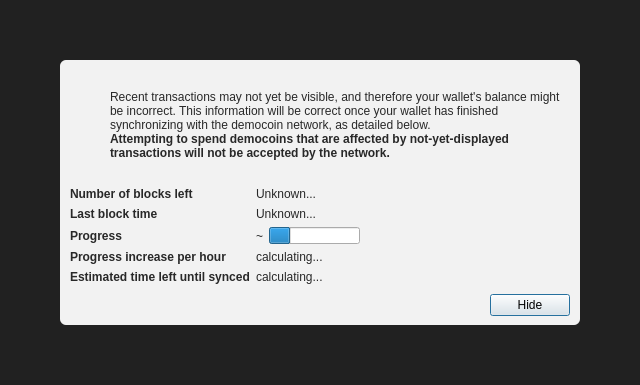
<?xml version="1.0" encoding="UTF-8"?>
<ui version="4.0">
 <class>ModalOverlay</class>
 <widget class="ModalOverlay" name="ModalOverlay">
  <property name="geometry">
   <rect>
    <x>0</x>
    <y>0</y>
    <width>640</width>
    <height>385</height>
   </rect>
  </property>
  <property name="windowTitle">
   <string>Form</string>
  </property>
  <layout class="QVBoxLayout" name="verticalLayout" stretch="0">
   <property name="sizeConstraint">
    <enum>QLayout::SetDefaultConstraint</enum>
   </property>
   <property name="leftMargin">
    <number>0</number>
   </property>
   <property name="topMargin">
    <number>0</number>
   </property>
   <property name="rightMargin">
    <number>0</number>
   </property>
   <property name="bottomMargin">
    <number>0</number>
   </property>
   <item>
    <widget class="QWidget" name="bgWidget" native="true">
     <property name="styleSheet">
      <string notr="true">#bgWidget { background: rgba(0,0,0,220); }</string>
     </property>
     <layout class="QVBoxLayout" name="verticalLayoutMain" stretch="1">
      <property name="leftMargin">
       <number>60</number>
      </property>
      <property name="topMargin">
       <number>60</number>
      </property>
      <property name="rightMargin">
       <number>60</number>
      </property>
      <property name="bottomMargin">
       <number>60</number>
      </property>
      <item>
       <widget class="QWidget" name="contentWidget" native="true">
        <property name="styleSheet">
         <string notr="true">#contentWidget { background: rgba(255,255,255,240); border-radius: 6px; }

QLabel { color: rgb(40,40,40);  }</string>
        </property>
        <layout class="QVBoxLayout" name="verticalLayoutSub" stretch="1,0,0,0">
         <property name="spacing">
          <number>0</number>
         </property>
         <property name="leftMargin">
          <number>10</number>
         </property>
         <property name="topMargin">
          <number>10</number>
         </property>
         <property name="rightMargin">
          <number>10</number>
         </property>
         <property name="bottomMargin">
          <number>10</number>
         </property>
         <item>
          <layout class="QHBoxLayout" name="horizontalLayoutIconText" stretch="0,1">
           <property name="topMargin">
            <number>20</number>
           </property>
           <item>
            <layout class="QVBoxLayout" name="verticalLayoutIcon">
             <property name="leftMargin">
              <number>0</number>
             </property>
             <item>
              <widget class="QPushButton" name="warningIcon">
               <property name="enabled">
                <bool>false</bool>
               </property>
               <property name="text">
                <string/>
               </property>
               <property name="icon">
                <iconset>
                 <normaloff>:/icons/warning</normaloff>
                 <disabledoff>:/icons/warning</disabledoff>:/icons/warning</iconset>
               </property>
               <property name="iconSize">
                <size>
                 <width>48</width>
                 <height>48</height>
                </size>
               </property>
               <property name="flat">
                <bool>true</bool>
               </property>
              </widget>
             </item>
             <item>
              <spacer name="verticalSpacerWarningIcon">
               <property name="orientation">
                <enum>Qt::Vertical</enum>
               </property>
               <property name="sizeHint" stdset="0">
                <size>
                 <width>20</width>
                 <height>40</height>
                </size>
               </property>
              </spacer>
             </item>
            </layout>
           </item>
           <item>
            <layout class="QVBoxLayout" name="verticalLayoutInfoText">
             <property name="leftMargin">
              <number>0</number>
             </property>
             <property name="topMargin">
              <number>0</number>
             </property>
             <item>
              <widget class="QLabel" name="infoText">
               <property name="text">
                <string>Recent transactions may not yet be visible, and therefore your wallet's balance might be incorrect. This information will be correct once your wallet has finished synchronizing with the democoin network, as detailed below.</string>
               </property>
               <property name="textFormat">
                <enum>Qt::RichText</enum>
               </property>
               <property name="wordWrap">
                <bool>true</bool>
               </property>
              </widget>
             </item>
             <item>
              <widget class="QLabel" name="infoTextStrong">
               <property name="font">
                <font>
                 <weight>75</weight>
                 <bold>true</bold>
                </font>
               </property>
               <property name="text">
                <string>Attempting to spend democoins that are affected by not-yet-displayed transactions will not be accepted by the network.</string>
               </property>
               <property name="textFormat">
                <enum>Qt::RichText</enum>
               </property>
               <property name="wordWrap">
                <bool>true</bool>
               </property>
              </widget>
             </item>
             <item>
              <spacer name="verticalSpacerInTextSpace">
               <property name="orientation">
                <enum>Qt::Vertical</enum>
               </property>
               <property name="sizeHint" stdset="0">
                <size>
                 <width>20</width>
                 <height>40</height>
                </size>
               </property>
              </spacer>
             </item>
            </layout>
           </item>
          </layout>
         </item>
         <item>
          <spacer name="verticalSpacerAfterText">
           <property name="orientation">
            <enum>Qt::Vertical</enum>
           </property>
           <property name="sizeHint" stdset="0">
            <size>
             <width>20</width>
             <height>40</height>
            </size>
           </property>
          </spacer>
         </item>
         <item>
          <layout class="QFormLayout" name="formLayout">
           <property name="fieldGrowthPolicy">
            <enum>QFormLayout::FieldsStayAtSizeHint</enum>
           </property>
           <property name="horizontalSpacing">
            <number>6</number>
           </property>
           <property name="verticalSpacing">
            <number>6</number>
           </property>
           <property name="topMargin">
            <number>10</number>
           </property>
           <item row="0" column="0">
            <widget class="QLabel" name="labelNumberOfBlocksLeft">
             <property name="font">
              <font>
               <weight>75</weight>
               <bold>true</bold>
              </font>
             </property>
             <property name="text">
              <string>Number of blocks left</string>
             </property>
            </widget>
           </item>
           <item row="0" column="1">
            <widget class="QLabel" name="numberOfBlocksLeft">
             <property name="text">
              <string>Unknown...</string>
             </property>
            </widget>
           </item>
           <item row="1" column="0">
            <widget class="QLabel" name="labelLastBlockTime">
             <property name="font">
              <font>
               <weight>75</weight>
               <bold>true</bold>
              </font>
             </property>
             <property name="text">
              <string>Last block time</string>
             </property>
            </widget>
           </item>
           <item row="1" column="1">
            <widget class="QLabel" name="newestBlockDate">
             <property name="sizePolicy">
              <sizepolicy hsizetype="Maximum" vsizetype="Preferred">
               <horstretch>0</horstretch>
               <verstretch>0</verstretch>
              </sizepolicy>
             </property>
             <property name="text">
              <string>Unknown...</string>
             </property>
            </widget>
           </item>
           <item row="2" column="0">
            <widget class="QLabel" name="labelSyncDone">
             <property name="font">
              <font>
               <weight>75</weight>
               <bold>true</bold>
              </font>
             </property>
             <property name="text">
              <string>Progress</string>
             </property>
            </widget>
           </item>
           <item row="2" column="1">
            <layout class="QHBoxLayout" name="horizontalLayoutSync" stretch="0,1">
             <item>
              <widget class="QLabel" name="percentageProgress">
               <property name="text">
                <string notr="true">~</string>
               </property>
              </widget>
             </item>
             <item>
              <widget class="QProgressBar" name="progressBar">
               <property name="value">
                <number>24</number>
               </property>
               <property name="format">
                <string/>
               </property>
              </widget>
             </item>
            </layout>
           </item>
           <item row="4" column="0">
            <widget class="QLabel" name="labelProgressIncrease">
             <property name="font">
              <font>
               <weight>75</weight>
               <bold>true</bold>
              </font>
             </property>
             <property name="text">
              <string>Progress increase per hour</string>
             </property>
            </widget>
           </item>
           <item row="4" column="1">
            <widget class="QLabel" name="progressIncreasePerH">
             <property name="text">
              <string>calculating...</string>
             </property>
            </widget>
           </item>
           <item row="5" column="0">
            <widget class="QLabel" name="labelEstimatedTimeLeft">
             <property name="font">
              <font>
               <weight>75</weight>
               <bold>true</bold>
              </font>
             </property>
             <property name="text">
              <string>Estimated time left until synced</string>
             </property>
            </widget>
           </item>
           <item row="5" column="1">
            <widget class="QLabel" name="expectedTimeLeft">
             <property name="text">
              <string>calculating...</string>
             </property>
            </widget>
           </item>
          </layout>
         </item>
         <item>
          <layout class="QHBoxLayout" name="horizontalLayoutButtons">
           <property name="leftMargin">
            <number>10</number>
           </property>
           <property name="topMargin">
            <number>10</number>
           </property>
           <item>
            <spacer name="horizontalSpacer">
             <property name="orientation">
              <enum>Qt::Horizontal</enum>
             </property>
             <property name="sizeHint" stdset="0">
              <size>
               <width>40</width>
               <height>20</height>
              </size>
             </property>
            </spacer>
           </item>
           <item>
            <widget class="QPushButton" name="closeButton">
             <property name="text">
              <string>Hide</string>
             </property>
             <property name="focusPolicy">
              <enum>Qt::StrongFocus</enum>
             </property>
             <property name="default">
              <bool>true</bool>
             </property>
            </widget>
           </item>
          </layout>
         </item>
        </layout>
       </widget>
      </item>
     </layout>
    </widget>
   </item>
  </layout>
 </widget>
 <customwidgets>
  <customwidget>
   <class>ModalOverlay</class>
   <extends>QWidget</extends>
   <header>qt/modaloverlay.h</header>
   <container>1</container>
  </customwidget>
 </customwidgets>
 <resources/>
 <connections/>
</ui>
